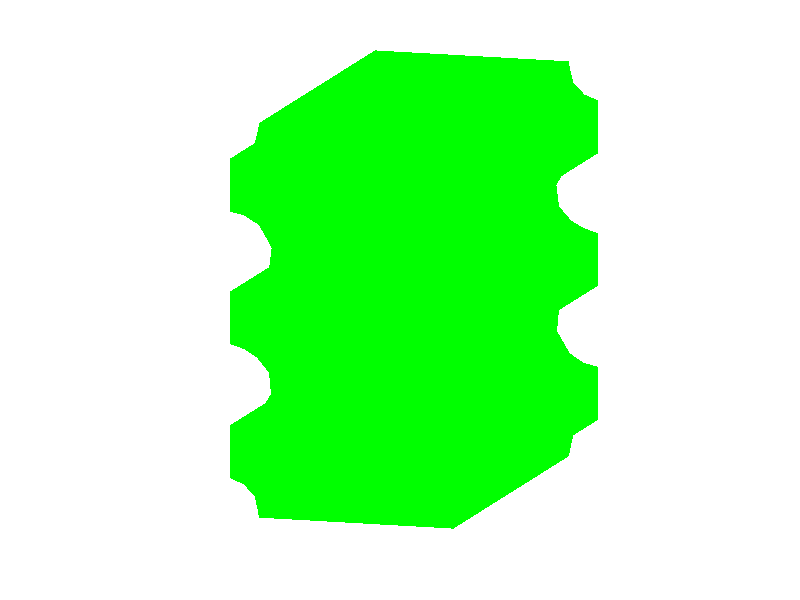

Source code (MATLAB): (Note: this script raises an error after producing the figure.)
% Program IsoSurface, run by typing run("./main.m")


% Clear all previous variables
clear all;
% Getting the coordiante variables from the data, and making them
% into the correct format, mesh
A=importdata('./xyz.dat');
%getting the concentration from the data file
B=importdata('./ABCD.dat');

[X,Y,Z]=meshgrid(A(:,2),A(:,1),A(:,3));


% The size is used for the for loop
x_size=size(A(:,2),1);
y_size=size(A(:,1),1);
z_size=size(A(:,3),1);
% Dividing up the concentration values
VA=zeros(x_size,y_size,z_size);
VB=zeros(x_size,y_size,z_size);
% Taking the concentration values and putting them into the correct
% format, mesh-format
ii=1;
for i=1:x_size,
    for j=1:y_size,
        for k=1:z_size,
            VA(i,j,k)=B(ii,1);
            VB(i,j,k)=B(ii,2);
            ii=ii+1;
        end
    end
end
% clearing useless variables
clear i;
clear j;
clear k;
clear ii;
% Thres3old for the isosurf, 
cutA=0.4;
cutB=0.6;


axis vis3d;
view([1,0.3,0.2]);
axis off;
daspect('mode');

% B
% ++++++++++++++++++++++++++++++++++++++++++++++++++++++++++++++++++++++++++++++++
pB = patch(isosurface(X,Y,Z,VB,cutB),'FaceColor','green','EdgeColor','none');
qB = patch(isocaps(X,Y,Z,VB,cutB),'FaceColor','green','EdgeColor', ...
          'none');
alpha(pB,0.5);
alpha(qB,0.5);

% A    ++++++++++++++++++++++++++++++++++++++++++++++++++++++++++++++++++++++++++++++++
pA = patch(isosurface(X,Y,Z,VA,cutA),'FaceColor','red','EdgeColor','none');
qA = patch(isocaps(X,Y,Z,VA,cutA),'FaceColor','red','EdgeColor', ...
         'none');
alpha(pA,0.7);
alpha(qA,0.7);
